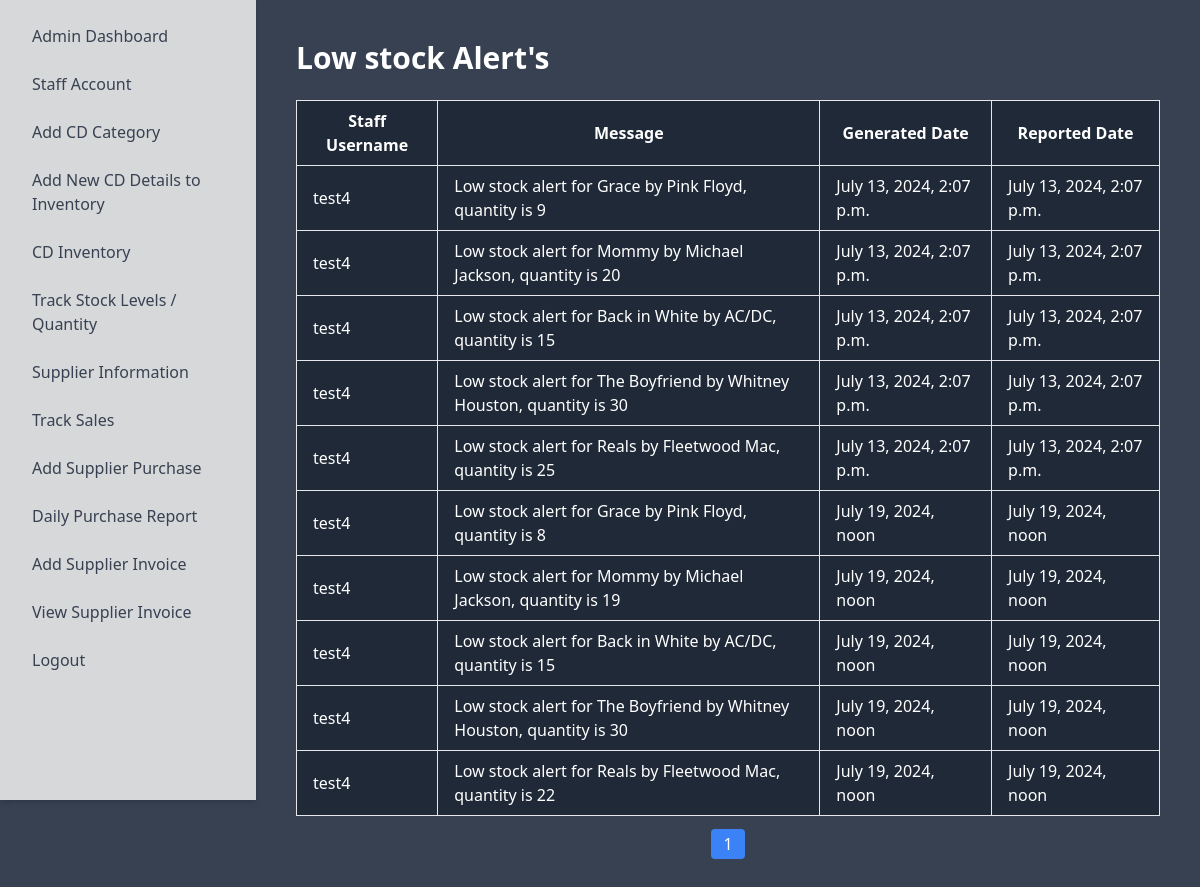
Before: /admins/adminstocklevels with the older database file.
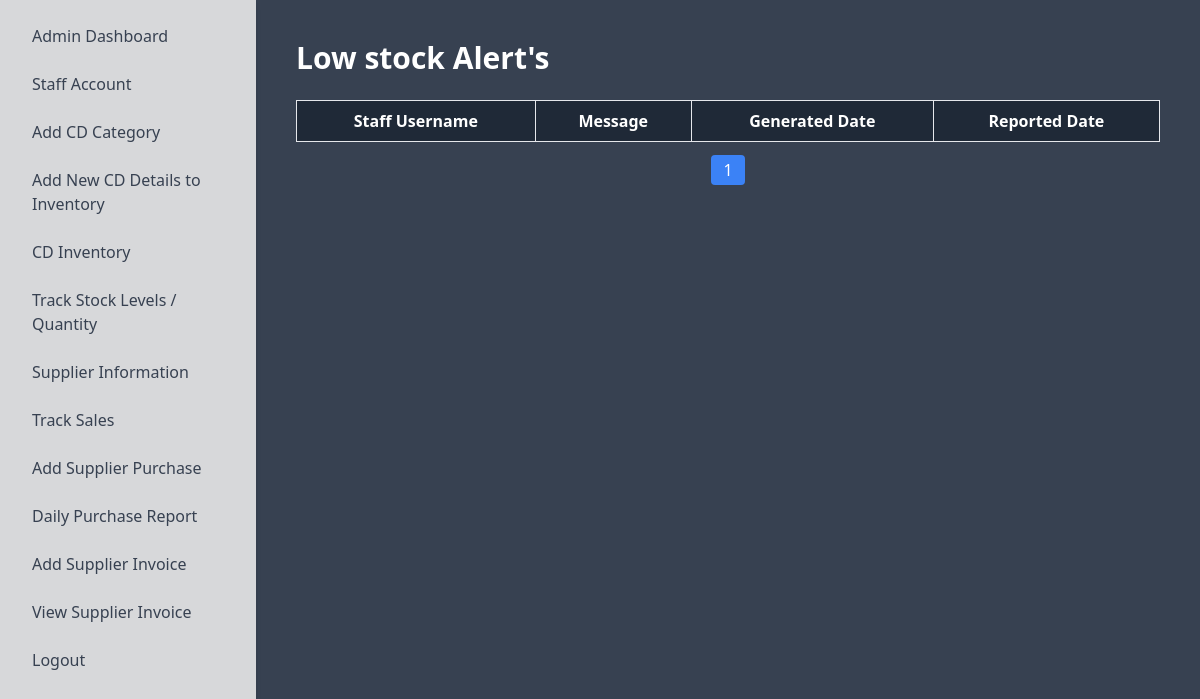
After: the same page with the newer database file.
### staff/models.py (models this page shows, shortened)
class StaffLowStockReport(models.Model):
    logged_user = models.ForeignKey(User, on_delete=models.CASCADE)
    alert_message = models.TextField()
    alert_time = models.DateTimeField(auto_now_add=True)
    date_and_time = models.DateTimeField(auto_now_add=True)

### admins/views.py (the view)
# urls.py: path('adminstocklevels', adminstocklevels, name='adminstocklevels'),
def adminstocklevels(request):
    low_stock_alerts = StaffLowStockReport.objects.all()
    paginator = Paginator(low_stock_alerts, 12)
    page_number = request.GET.get('page')
    page_obj = paginator.get_page(page_number)
    context = {'page_obj': page_obj}
    return render(request, 'admin/adminstocklevels.html', context)

### templates/admin/adminstocklevels.html (shortened to what this page needs)
<!DOCTYPE html>
<html lang="en">
<head>
    <link href="https://cdn.jsdelivr.net/npm/tailwindcss@2.2.19/dist/tailwind.min.css" rel="stylesheet">
</head>
<body class="bg-gray-700 text-white">
    <div class="flex">
        <div class="sidebar bg-white shadow-md w-64 p-4" style="background-color: #d7d8da;">
            {% include 'admin/adminnav.html' %}
        </div>
        <div class="flex-1 p-10">
            <h1 class="text-3xl font-bold mb-6">Low stock Alert's</h1>
            <div class="transparent-layer">
                    <table class="w-full table-auto bg-gray-800 text-white rounded">
                        <thead>
                            <tr>
                                <th class="border px-4 py-2">Staff Username</th>
                                <th class="border px-4 py-2">Message</th>
                                <th class="border px-4 py-2">Generated Date</th>
                                <th class="border px-4 py-2">Reported Date</th>
                            </tr>
                        </thead>
                        <tbody>
                            {% for alert in page_obj %}
                            <tr>
                                <td class="border px-4 py-2">{{ alert.logged_user.username }}</td>
                                <td class="border px-4 py-2">{{ alert.alert_message }}</td>
                                <td class="border px-4 py-2">{{ alert.alert_time }}</td>
                                <td class="border px-4 py-2">{{ alert.date_and_time }}</td>
                            </tr>
                            {% endfor %}
                        </tbody>
                    </table>
                <div class="mt-4">
                    <ul class="flex justify-center space-x-2">
                        {% for num in page_obj.paginator.page_range %}
                        <li>
                            <a href="?page={{ num }}" class="px-3 py-1 bg-gray-800 text-white rounded {% if page_obj.number == num %}bg-blue-500{% endif %}">
                                {{ num }}
                            </a>
                        </li>
                        {% endfor %}
                    </ul>
                </div>
            </div>
        </div>
    </div>
</body>
</html>

### templates/admin/adminnav.html
<nav class="space-y-2">
    <a href="{% url 'adminhomepage' %}" class="block px-4 py-2 text-gray-700 hover:bg-gray-200 rounded">Admin Dashboard</a>
    <a href="{% url 'admincreatestaff' %}" class="block px-4 py-2 text-gray-700 hover:bg-gray-200 rounded">Staff Account</a>
    <a href="{% url 'adminaddcdcategory' %}" class="block px-4 py-2 text-gray-700 hover:bg-gray-200 rounded">Add CD Category</a>
    <a href="{% url 'adminaddnewcd' %}" class="block px-4 py-2 text-gray-700 hover:bg-gray-200 rounded">Add New CD Details to Inventory</a>
    <a href="{% url 'admincdinventory' %}" class="block px-4 py-2 text-gray-700 hover:bg-gray-200 rounded">CD Inventory</a>
    <a href="{% url 'adminstocklevels' %}" class="block px-4 py-2 text-gray-700 hover:bg-gray-200 rounded">Track Stock Levels / Quantity</a>
    <a href="{% url 'admincreatesupplier' %}" class="block px-4 py-2 text-gray-700 hover:bg-gray-200 rounded">Supplier Information</a>
    <a href="{% url 'admintracksales' %}" class="block px-4 py-2 text-gray-700 hover:bg-gray-200 rounded">Track Sales</a>
    <a href="{% url 'adminaddsuplierpurchase' %}" class="block px-4 py-2 text-gray-700 hover:bg-gray-200 rounded">Add Supplier Purchase</a>
    <a href="{% url 'admindailypurchasereport' %}" class="block px-4 py-2 text-gray-700 hover:bg-gray-200 rounded">Daily Purchase Report</a>
    <a href="{% url 'adddsupplierinvoice' %}" class="block px-4 py-2 text-gray-700 hover:bg-gray-200 rounded">Add Supplier Invoice</a>
    <a href="{% url 'viewsupplierinvoice' %}" class="block px-4 py-2 text-gray-700 hover:bg-gray-200 rounded">View Supplier Invoice</a>
    <a href="{% url 'logout_view' %}" class="block px-4 py-2 text-gray-700 hover:bg-gray-200 rounded">Logout</a>
</nav>

### templates/admin/adminstocklevels.html (style rules this page uses)
.sidebar { height: 100vh; overflow-y: auto; }

Changed rows visible on the page:
removed StaffLowStockReport: logged_user.username "test4", alert_message "Low stock alert for Grace by Pink Floyd, quantity is 9", alert_time "July 13, 2024, 2:07 p.m.", date_and_time "July 13, 2024, 2:07 p.m."
removed StaffLowStockReport: logged_user.username "test4", alert_message "Low stock alert for Mommy by Michael Jackson, quantity is 20", alert_time "July 13, 2024, 2:07 p.m.", date_and_time "July 13, 2024, 2:07 p.m."
removed StaffLowStockReport: logged_user.username "test4", alert_message "Low stock alert for Back in White by AC/DC, quantity is 15", alert_time "July 13, 2024, 2:07 p.m.", date_and_time "July 13, 2024, 2:07 p.m."
removed StaffLowStockReport: logged_user.username "test4", alert_message "Low stock alert for The Boyfriend by Whitney Houston, quantity is 30", alert_time "July 13, 2024, 2:07 p.m.", date_and_time "July 13, 2024, 2:07 p.m."
removed StaffLowStockReport: logged_user.username "test4", alert_message "Low stock alert for Reals by Fleetwood Mac, quantity is 25", alert_time "July 13, 2024, 2:07 p.m.", date_and_time "July 13, 2024, 2:07 p.m."
removed StaffLowStockReport: logged_user.username "test4", alert_message "Low stock alert for Grace by Pink Floyd, quantity is 8", alert_time "July 19, 2024, noon", date_and_time "July 19, 2024, noon"
removed StaffLowStockReport: logged_user.username "test4", alert_message "Low stock alert for Mommy by Michael Jackson, quantity is 19", alert_time "July 19, 2024, noon", date_and_time "July 19, 2024, noon"
removed StaffLowStockReport: logged_user.username "test4", alert_message "Low stock alert for Back in White by AC/DC, quantity is 15", alert_time "July 19, 2024, noon", date_and_time "July 19, 2024, noon"
removed StaffLowStockReport: logged_user.username "test4", alert_message "Low stock alert for The Boyfriend by Whitney Houston, quantity is 30", alert_time "July 19, 2024, noon", date_and_time "July 19, 2024, noon"
removed StaffLowStockReport: logged_user.username "test4", alert_message "Low stock alert for Reals by Fleetwood Mac, quantity is 22", alert_time "July 19, 2024, noon", date_and_time "July 19, 2024, noon"
